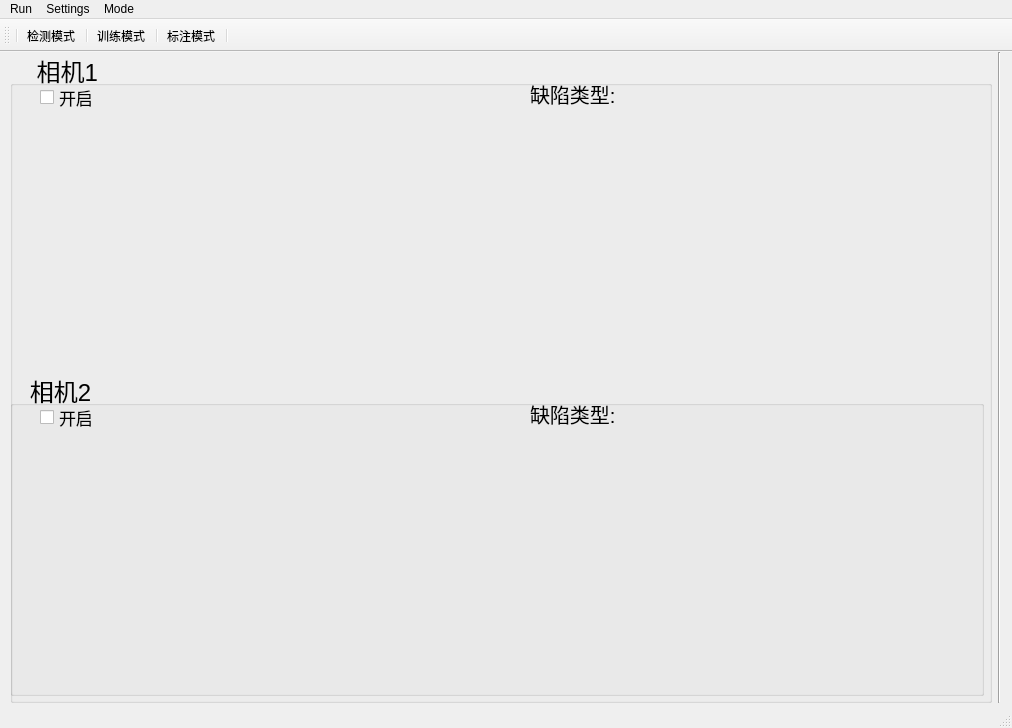
<?xml version="1.0" encoding="UTF-8"?>
<ui version="4.0">
 <class>MainWindow</class>
 <widget class="QMainWindow" name="MainWindow">
  <property name="geometry">
   <rect>
    <x>0</x>
    <y>0</y>
    <width>1012</width>
    <height>728</height>
   </rect>
  </property>
  <property name="font">
   <font>
    <pointsize>9</pointsize>
   </font>
  </property>
  <property name="windowTitle">
   <string>MainWindow</string>
  </property>
  <widget class="QWidget" name="centralwidget">
   <widget class="QWidget" name="layoutWidget">
    <property name="geometry">
     <rect>
      <x>10</x>
      <y>0</y>
      <width>991</width>
      <height>651</height>
     </rect>
    </property>
    <layout class="QHBoxLayout" name="horizontalLayout" stretch="8,1">
     <item>
      <layout class="QVBoxLayout" name="verticalLayout_5">
       <item>
        <widget class="QGroupBox" name="groupBox_2">
         <property name="font">
          <font>
           <pointsize>18</pointsize>
          </font>
         </property>
         <property name="title">
          <string>    相机1</string>
         </property>
         <widget class="QWidget" name="layoutWidget">
          <property name="geometry">
           <rect>
            <x>30</x>
            <y>30</y>
            <width>421</width>
            <height>291</height>
           </rect>
          </property>
          <layout class="QVBoxLayout" name="verticalLayout_4">
           <item>
            <widget class="QCheckBox" name="checkBox">
             <property name="font">
              <font>
               <pointsize>13</pointsize>
              </font>
             </property>
             <property name="text">
              <string>开启</string>
             </property>
            </widget>
           </item>
           <item>
            <widget class="QLabel" name="label">
             <property name="text">
              <string/>
             </property>
            </widget>
           </item>
          </layout>
         </widget>
         <widget class="QGroupBox" name="groupBox_3">
          <property name="geometry">
           <rect>
            <x>0</x>
            <y>320</y>
            <width>974</width>
            <height>324</height>
           </rect>
          </property>
          <property name="font">
           <font>
            <pointsize>18</pointsize>
           </font>
          </property>
          <property name="title">
           <string>   相机2</string>
          </property>
          <widget class="QWidget" name="layoutWidget_2">
           <property name="geometry">
            <rect>
             <x>30</x>
             <y>30</y>
             <width>421</width>
             <height>291</height>
            </rect>
           </property>
           <layout class="QVBoxLayout" name="verticalLayout_6">
            <item>
             <widget class="QCheckBox" name="checkBox_2">
              <property name="font">
               <font>
                <pointsize>13</pointsize>
               </font>
              </property>
              <property name="text">
               <string>开启</string>
              </property>
             </widget>
            </item>
            <item>
             <widget class="QLabel" name="label_2">
              <property name="text">
               <string/>
              </property>
             </widget>
            </item>
           </layout>
          </widget>
          <widget class="QLabel" name="carmer_detection_label1">
           <property name="geometry">
            <rect>
             <x>529</x>
             <y>51</y>
             <width>411</width>
             <height>261</height>
            </rect>
           </property>
           <property name="text">
            <string/>
           </property>
          </widget>
          <widget class="QWidget" name="layoutWidget_3">
           <property name="geometry">
            <rect>
             <x>520</x>
             <y>30</y>
             <width>201</width>
             <height>23</height>
            </rect>
           </property>
           <layout class="QHBoxLayout" name="horizontalLayout_3">
            <item>
             <widget class="QLabel" name="defect_type_label1">
              <property name="font">
               <font>
                <pointsize>15</pointsize>
               </font>
              </property>
              <property name="text">
               <string>缺陷类型:</string>
              </property>
             </widget>
            </item>
            <item>
             <widget class="QLabel" name="show_defect_type_label1">
              <property name="text">
               <string/>
              </property>
             </widget>
            </item>
           </layout>
          </widget>
         </widget>
         <widget class="QLabel" name="carmer_detection_label">
          <property name="geometry">
           <rect>
            <x>529</x>
            <y>51</y>
            <width>411</width>
            <height>261</height>
           </rect>
          </property>
          <property name="text">
           <string/>
          </property>
         </widget>
         <widget class="QWidget" name="layoutWidget">
          <property name="geometry">
           <rect>
            <x>520</x>
            <y>30</y>
            <width>201</width>
            <height>23</height>
           </rect>
          </property>
          <layout class="QHBoxLayout" name="horizontalLayout_2">
           <item>
            <widget class="QLabel" name="defect_type_label">
             <property name="font">
              <font>
               <pointsize>15</pointsize>
              </font>
             </property>
             <property name="text">
              <string>缺陷类型:</string>
             </property>
            </widget>
           </item>
           <item>
            <widget class="QLabel" name="show_defect_type_label">
             <property name="text">
              <string/>
             </property>
            </widget>
           </item>
          </layout>
         </widget>
        </widget>
       </item>
      </layout>
     </item>
     <item>
      <widget class="Line" name="line">
       <property name="orientation">
        <enum>Qt::Vertical</enum>
       </property>
      </widget>
     </item>
    </layout>
   </widget>
  </widget>
  <widget class="QStatusBar" name="statusbar"/>
  <widget class="QToolBar" name="toolBar">
   <property name="windowTitle">
    <string>toolBar</string>
   </property>
   <attribute name="toolBarArea">
    <enum>TopToolBarArea</enum>
   </attribute>
   <attribute name="toolBarBreak">
    <bool>false</bool>
   </attribute>
   <addaction name="separator"/>
   <addaction name="actionDetection"/>
   <addaction name="separator"/>
   <addaction name="actionTrain"/>
   <addaction name="separator"/>
   <addaction name="actionMark"/>
   <addaction name="separator"/>
  </widget>
  <widget class="QMenuBar" name="menuBar">
   <property name="geometry">
    <rect>
     <x>0</x>
     <y>0</y>
     <width>1012</width>
     <height>24</height>
    </rect>
   </property>
   <widget class="QMenu" name="menuRun">
    <property name="title">
     <string>Run</string>
    </property>
    <addaction name="separator"/>
    <addaction name="actionRun"/>
    <addaction name="separator"/>
    <addaction name="actionStop"/>
   </widget>
   <widget class="QMenu" name="menuSettings">
    <property name="title">
     <string>Settings</string>
    </property>
    <addaction name="actionreal_time_detection"/>
    <addaction name="separator"/>
    <addaction name="actionpicture_detection"/>
    <addaction name="separator"/>
    <addaction name="actionbatch_detection"/>
   </widget>
   <widget class="QMenu" name="menuMode">
    <property name="title">
     <string>Mode</string>
    </property>
    <addaction name="actionmagentic_core"/>
    <addaction name="separator"/>
    <addaction name="actionpocket_mouth"/>
    <addaction name="separator"/>
    <addaction name="actiondefault_mode"/>
    <addaction name="separator"/>
    <addaction name="actionimport"/>
   </widget>
   <addaction name="menuRun"/>
   <addaction name="menuSettings"/>
   <addaction name="menuMode"/>
  </widget>
  <action name="actionDetection">
   <property name="text">
    <string>检测模式</string>
   </property>
   <property name="toolTip">
    <string>检测模式</string>
   </property>
   <property name="shortcut">
    <string>Ctrl+D</string>
   </property>
  </action>
  <action name="actionTrain">
   <property name="text">
    <string>训练模式</string>
   </property>
   <property name="toolTip">
    <string>训练模式</string>
   </property>
   <property name="shortcut">
    <string>Ctrl+T</string>
   </property>
  </action>
  <action name="actionMark">
   <property name="text">
    <string>标注模式</string>
   </property>
   <property name="toolTip">
    <string>标注图片</string>
   </property>
   <property name="shortcut">
    <string>Ctrl+M</string>
   </property>
  </action>
  <action name="actionRun">
   <property name="text">
    <string>Run</string>
   </property>
  </action>
  <action name="actionStop">
   <property name="text">
    <string>Stop</string>
   </property>
  </action>
  <action name="actionpicture_detection">
   <property name="text">
    <string>picture detection</string>
   </property>
  </action>
  <action name="actionreal_time_detection">
   <property name="text">
    <string>real-time detection</string>
   </property>
  </action>
  <action name="actionbatch_detection">
   <property name="text">
    <string>batch detection</string>
   </property>
  </action>
  <action name="actionmagentic_core">
   <property name="text">
    <string>magentic_core</string>
   </property>
  </action>
  <action name="actionpocket_mouth">
   <property name="text">
    <string>pocket mouth</string>
   </property>
  </action>
  <action name="actiondefault_mode">
   <property name="text">
    <string>default mode</string>
   </property>
  </action>
  <action name="actionimport">
   <property name="text">
    <string>import</string>
   </property>
  </action>
 </widget>
 <resources/>
 <connections/>
</ui>
